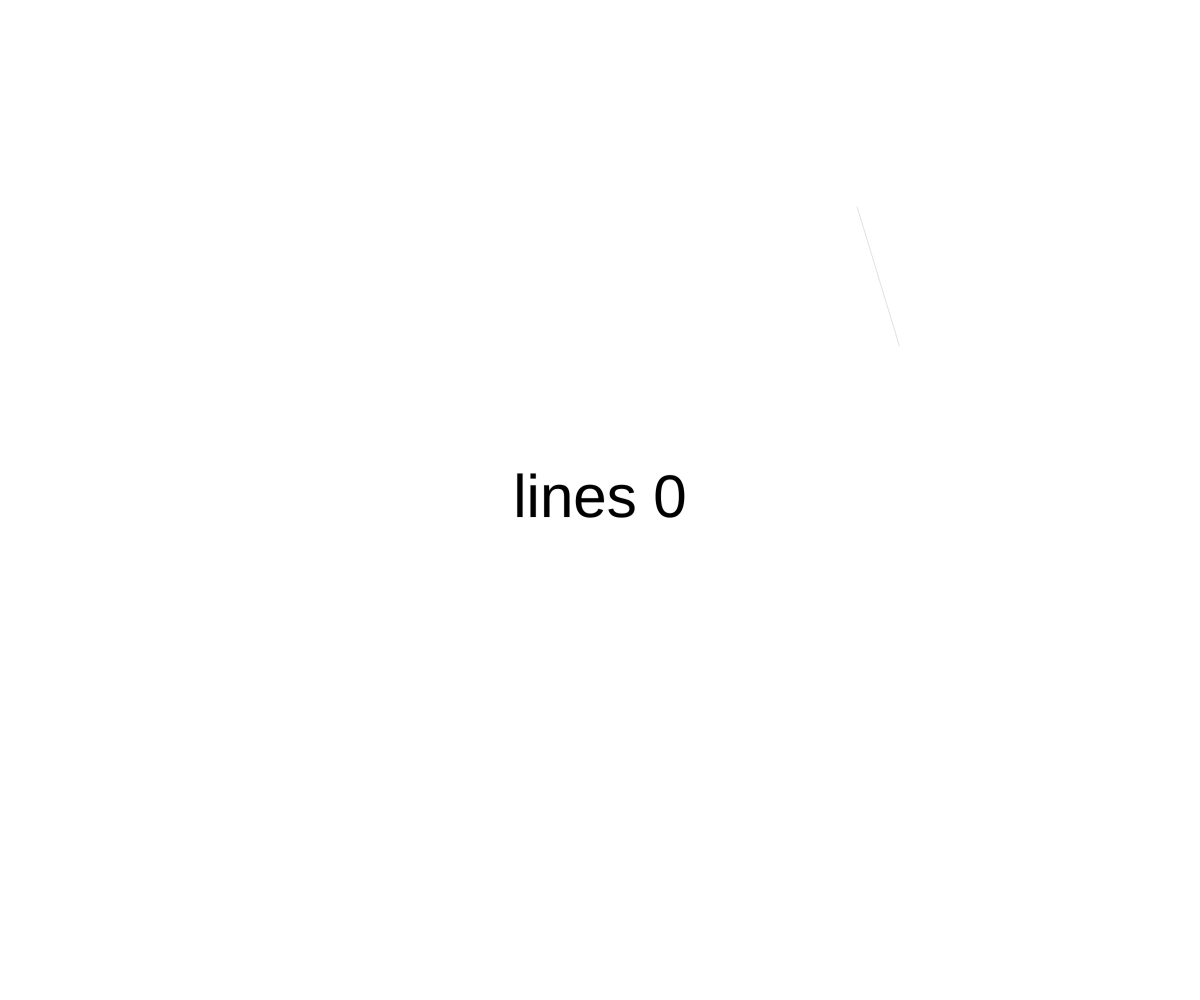
Frame 1 (no input)
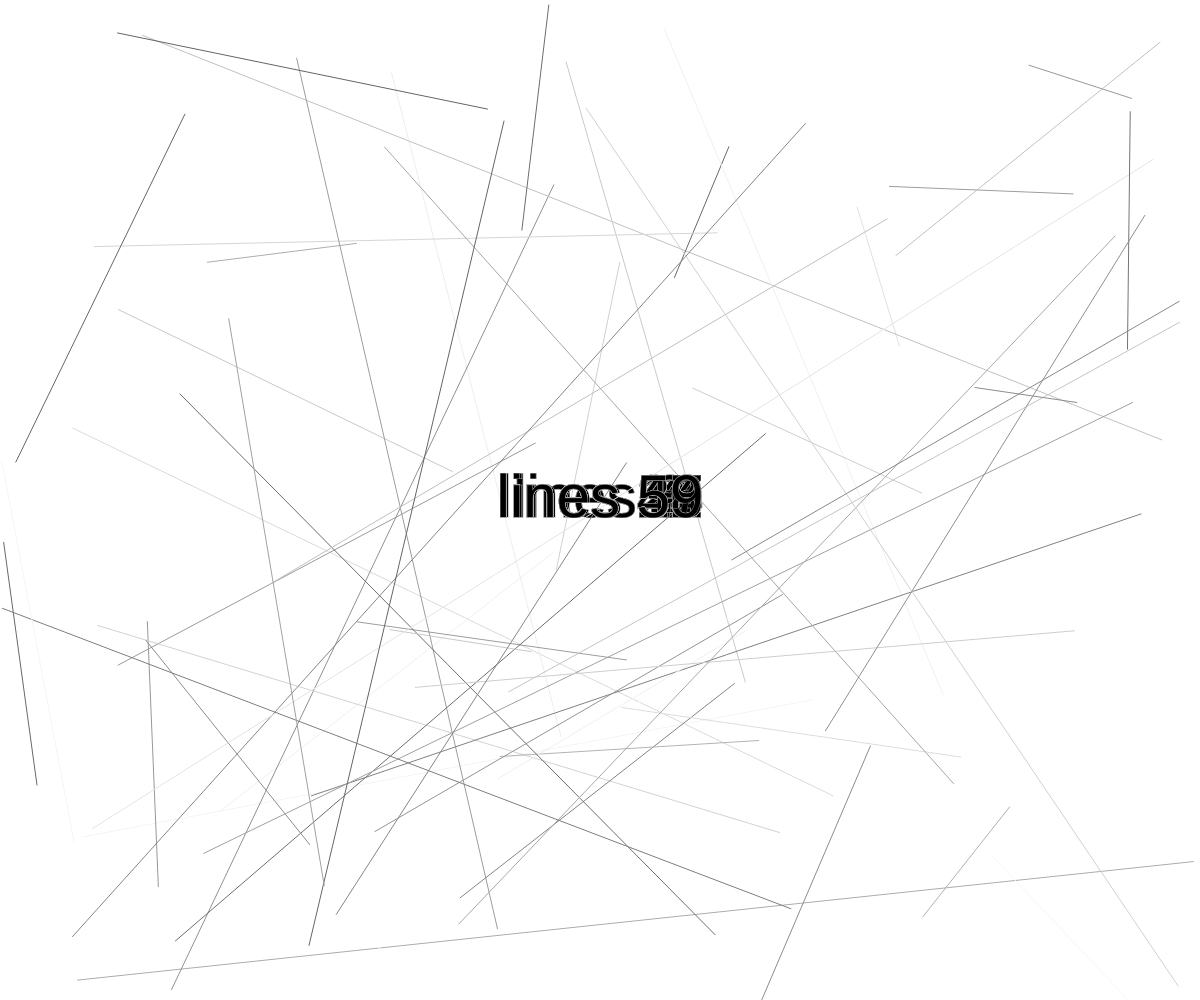
Frame 60 (no input)
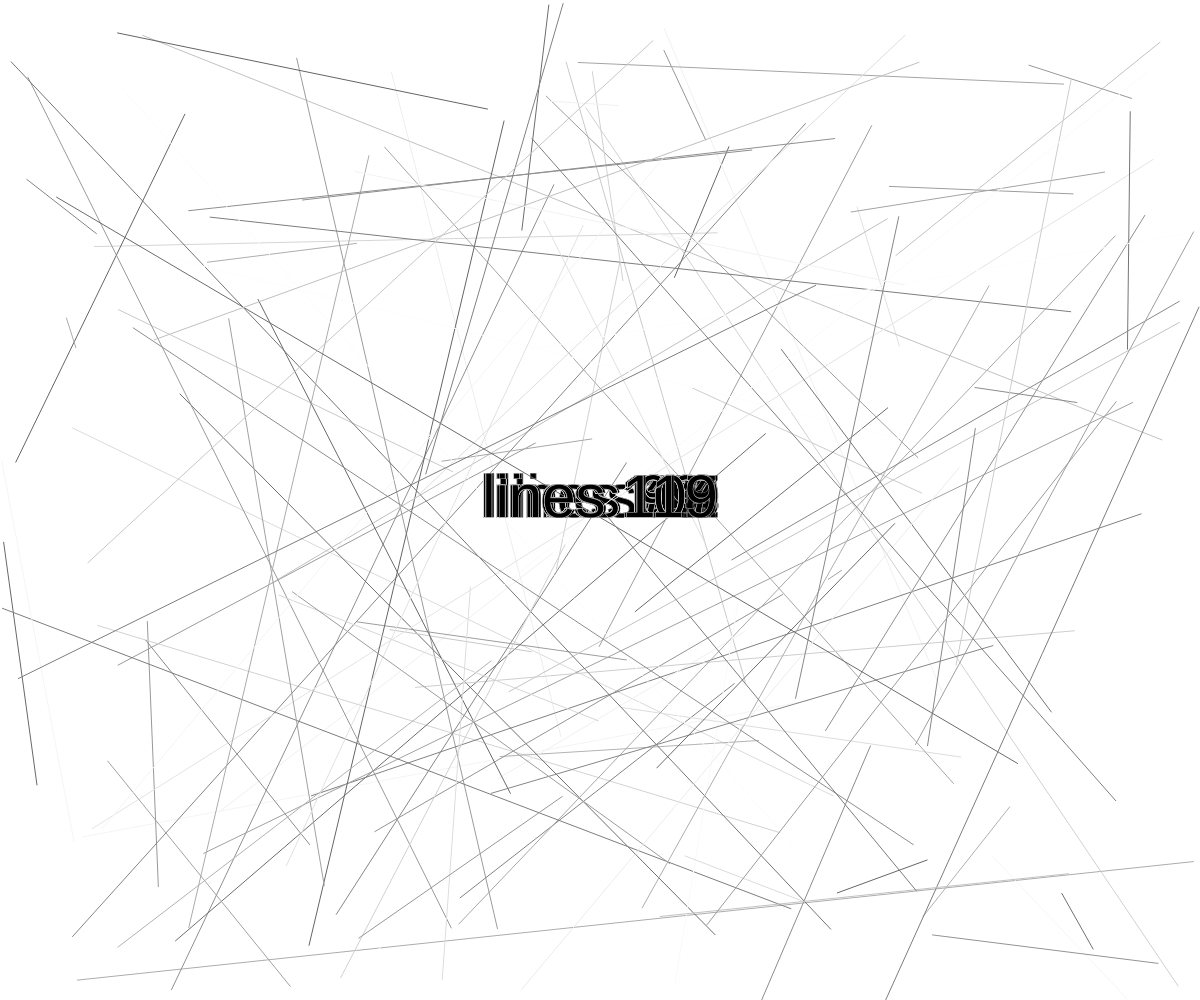
Frame 120 (the mouse pressed at the canvas centre since frame 60)

The p5.js sketch that drew these frames (run headless with seeded random() and noise() and a simulated clock; from frame 60 on, the mouse is pressed at the canvas centre):

// p5.js sketch
// ── sketch.js
let x = 0; 
let y = 0; 
let lines = 0; 

function setup() {
  createCanvas(windowWidth, windowHeight);
}
 
function draw() {
  // background(255,0,100); 
  
  // Draw a line 
  let x1 = random(width);  
  let y1 = random(height); 
  // let x1 = mouseX; 
  // let x1 = mouseX; 
  let x2 = random(width);
  let y2 = random(height);
  let color = random(100, 255);
  stroke(color);
  line(x1, y1, x2, y2); 
  // fill(255, 255, 255, 20); // Sets transparency 
  // ellipse(x1, y1, x2, y2); // Random  sized shape 
  
  // Write some text 
  let myText = "lines "+lines; 
  fill(0);
  textSize(width/20);
  textAlign(CENTER, CENTER);
  text(myText, width/2, height/2);
  lines++;
}
